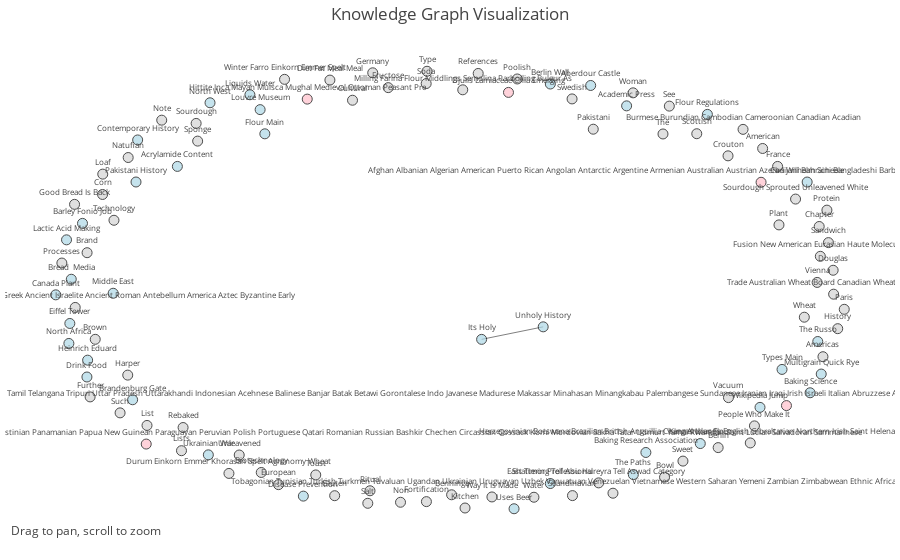

Notebook code cell kept with this figure:
### Markdown cell above
## 7. Feature 6: Knowledge Graph

Finally, we'll test the Knowledge Graph builder by feeding it all the documents we've ingested. This may take a moment.

### Code cell
display(Markdown("### Building Knowledge Graph..."))

kg_builder = KnowledgeGraphBuilder()

# 1. Get all documents from the vector store
all_docs = rag_engine.get_all_documents_for_kg()
print(f"Building KG from {len(all_docs)} total document chunks.")

# 2. Extract entities and relationships
kg_stats = kg_builder.extract_entities_and_relationships(all_docs)
print("\n--- Knowledge Graph Stats ---")
pjson(kg_stats)

# 3. Visualize the graph
if kg_stats.get('graph_nodes', 0) > 0:
    display(Markdown("### Interactive Knowledge Graph Visualization"))
    fig = kg_builder.visualize_graph_plotly()
    display(fig)
else:
    print("No nodes found for KG visualization.")

### Figure 1 — Plotly figure (JSON) as saved in the notebook; plotly's stock layout.template omitted (floating-point values rounded to 4 significant figures)
{"data": [{"hoverinfo": "none", "line": {"color": "gray", "width": 1}, "mode": "lines", "showlegend": false, "type": "scatter", "x": [0.08181, 0.2377, null], "y": [-0.2249, -0.1682, null]}, {"hoverinfo": "text", "hovertext": ["Type<br>Type: concept", "Afghan Albanian Algerian American Puerto Rican Angolan Antarctic Argentine Armenian Australian Austrian Azerbaijani Bahraini Bangladeshi Barbadian Belarusian Belgian Belizean Beninese Bhutanese Bolivian Bosnian<br>Type: date", "Lists<br>Type: concept", "Loaf<br>Type: concept", "Swedish<br>Type: concept", "Note<br>Type: concept", "People Who Make It<br>Type: concept", "List<br>Type: concept", "Acrylamide Content<br>Type: person", "Toast<br>Type: concept", "Water<br>Type: concept", "Its Holy<br>Type: person", "Soda<br>Type: concept", "Brand<br>Type: concept", "Kitchen<br>Type: concept", "Shattering Tell Abu Hureyra Tell Aswad Category<br>Type: concept", "North West<br>Type: person", "Carl Wilhelm Scheele<br>Type: person", "European<br>Type: concept", "Wheat<br>Type: concept", "Bread  Media<br>Type: person", "Contemporary History<br>Type: person", "Sponge<br>Type: concept", "Flour Main<br>Type: person", "Way It Is Made<br>Type: concept", "Protein<br>Type: concept", "Burmese Burundian Cambodian Cameroonian Canadian Acadian<br>Type: concept", "References<br>Type: concept", "Such<br>Type: concept", "North Africa<br>Type: person", "Unleavened<br>Type: concept", "The Russo<br>Type: person", "Technology<br>Type: concept", "Sourdough<br>Type: concept", "Winter Farro Einkorn Emmer Spelt<br>Type: concept", "Sweet<br>Type: concept", "Good Bread Is Back<br>Type: concept", "Scottish<br>Type: concept", "Bowl<br>Type: concept", "Fortification<br>Type: concept", "Sourdough Sprouted Unleavened White<br>Type: concept", "Salt<br>Type: concept", "Rebaked<br>Type: concept", "Crouton<br>Type: concept", "Trade Australian Wheat Board Canadian Wheat Board Corn<br>Type: concept", "Corn<br>Type: concept", "Unholy History<br>Type: person", "Vienna<br>Type: concept", "Pakistani<br>Type: concept", "Mongolian Montenegrin Moroccan Mozambican Namibian Nauruan Nepalese New Zealand Nicaraguan Niger Nigerian Niuean Norwegian Omani Pakistani Palestinian Panamanian Papua New Guinean Paraguayan Peruvian Polish Portuguese Qatari Romanian Russian Bashkir Chechen Circassian Cossack Komi Mordovian Sakha Tatar Udmurt Yamal Rwandan Saint Lucian Salvadoran Sammarinese<br>Type: date", "Lactic Acid Making<br>Type: person", "Middle East<br>Type: person", "Americas<br>Type: concept", "Fructose<br>Type: concept", "Durum Einkorn Emmer Khorasan Spelt Agronomy Wheat<br>Type: concept", "Ukrainian War<br>Type: person", "American<br>Type: concept", "Poolish<br>Type: concept", "Berlin<br>Type: concept", "Douglas<br>Type: concept", "Woman<br>Type: concept", "Gluten<br>Type: concept", "Brown<br>Type: concept", "See<br>Type: concept", "Canada Plant<br>Type: person", "Ritual<br>Type: concept", "Heinrich Eduard<br>Type: person", "History<br>Type: concept", "Milling Farina Flour Middlings Semolina Parboiling Bulgur As<br>Type: concept", "Germany<br>Type: concept", "Multigrain Quick Rye<br>Type: person", "Baking Research Association<br>Type: person", "Disease Prevention<br>Type: person", "Vacuum<br>Type: concept", "Drink Food<br>Type: person", "Bissauan Guinean Guyana Haitian Honduran Hungarian Icelandic Indian Andhra Arunachali Assamese Bengali Bihari Chhattisgarhi Goan Gujarati Haryanvi Kashmiri Jharkhandi Karnataka Kerala Maharashtrian Manipuri Meghalayan Mizo Naga Odia Punjabi Rajasthani Sikkimese Sindhi Tamil Telangana Tripuri Uttar Pradesh Uttarakhandi Indonesian Acehnese Balinese Banjar Batak Betawi Gorontalese Indo Javanese Madurese Makassar Minahasan Minangkabau Palembangese Sundanese Iranian Iraqi Irish Israeli Italian Abruzzese Apulian Emilian Ligurian Lombard Lucanian Neapolitan Piedmontese Roman Sardinian Sicilian Tuscan Venetian Ivorian Jamaican Japanese Okinawan Jordanian Kazakh Kenyan Korean North Korean South Korean Kosovan Kuwaiti Kyrgyz Lao Latvian Lebanese Lesotho Liberian Libyan Liechtensteiner Lithuanian Luxembourgish Macedonian Malagasy Malawian Malaysian Sabahan Sarawakian Maldivian Malian Maltese Marshallese Mauritanian Mauritian Mexican Moldovan<br>Type: date", "Sikh Historical Ancient Egyptian Ancient Greek Ancient Israelite Ancient Roman Antebellum America Aztec Byzantine Early<br>Type: concept", "Baking Science<br>Type: person", "Academic Press<br>Type: person", "Louvre Museum<br>Type: person", "Cultural<br>Type: concept", "Plant<br>Type: concept", "Natufian<br>Type: concept", "Biotechnology<br>Type: concept", "Processes<br>Type: concept", "Tobagonian Tunisian Turkish Turkmen Tuvaluan Ugandan Ukrainian Uruguayan Uzbek Vanuatuan Venezuelan Vietnamese Western Saharan Yemeni Zambian Zimbabwean Ethnic African American Ainu Arab Arab<br>Type: concept", "Benninga<br>Type: concept", "The Paths<br>Type: person", "Types Main<br>Type: person", "Herzegovinian Botswana Brazilian British Anguillia Channel Islands English Gibraltarian Northern Irish Saint Helena Scottish Welsh Bruneian Bulgarian<br>Type: concept", "Non<br>Type: concept", "Flour Regulations<br>Type: person", "Pakistani History<br>Type: person", "Fusion New American Eurasian Haute Molecular<br>Type: concept", "East Timor Professional<br>Type: person", "Liquids Water<br>Type: person", "Sandwich<br>Type: concept", "Harper<br>Type: concept", "Aberdour Castle<br>Type: person", "France<br>Type: concept", "Scandinavian<br>Type: concept", "Diet Fat Meal Meal<br>Type: concept", "Uses Beer<br>Type: person", "Barley Fonio Job<br>Type: person", "Further<br>Type: concept", "Djulis Lamiaceae Chia Emerging<br>Type: date", "King Arthur Flour<br>Type: person", "Wikipedia Jump<br>Type: person", "Hittite Inca Mayan Muisca Mughal Medieval Ottoman Peasant Pre<br>Type: date", "Berlin Wall<br>Type: person", "The<br>Type: concept", "Eiffel Tower<br>Type: person", "Brandenburg Gate<br>Type: person", "Paris<br>Type: concept", "Chapter<br>Type: concept"], "marker": {"color": ["lightgray", "pink", "lightgray", "lightgray", "lightgray", "lightgray", "lightgray", "lightgray", "lightblue", "lightgray", "lightgray", "lightblue", "lightgray", "lightgray", "lightgray", "lightgray", "lightblue", "lightblue", "lightgray", "lightgray", "lightblue", "lightblue", "lightgray", "lightblue", "lightgray", "lightgray", "lightgray", "lightgray", "lightgray", "lightblue", "lightgray", "lightblue", "lightgray", "lightgray", "lightgray", "lightgray", "lightgray", "lightgray", "lightgray", "lightgray", "lightgray", "lightgray", "lightgray", "lightgray", "lightgray", "lightgray", "lightblue", "lightgray", "lightgray", "pink", "lightblue", "lightblue", "lightgray", "lightgray", "lightgray", "lightblue", "lightgray", "lightgray", "lightgray", "lightgray", "lightgray", "lightgray", "lightgray", "lightgray", "lightblue", "lightgray", "lightblue", "lightgray", "lightgray", "lightgray", "lightblue", "lightblue", "lightblue", "lightgray", "lightblue", "pink", "lightgray", "lightblue", "lightblue", "lightblue", "lightgray", "lightgray", "lightgray", "lightgray", "lightgray", "lightgray", "lightgray", "lightblue", "lightblue", "lightgray", "lightgray", "lightblue", "lightblue", "lightgray", "lightblue", "lightblue", "lightgray", "lightgray", "lightblue", "lightgray", "lightgray", "lightgray", "lightblue", "lightblue", "lightgray", "pink", "lightblue", "lightblue", "pink", "lightblue", "lightgray", "lightblue", "lightblue", "lightgray", "lightgray"], "line": {"color": "black", "width": 1}, "size": [10, 10, 10, 10, 10, 10, 10, 10, 10, 10, 10, 10, 10, 10, 10, 10, 10, 10, 10, 10, 10, 10, 10, 10, 10, 10, 10, 10, 10, 10, 10, 10, 10, 10, 10, 10, 10, 10, 10, 10, 10, 10, 10, 10, 10, 10, 10, 10, 10, 10, 10, 10, 10, 10, 10, 10, 10, 10, 10, 10, 10, 10, 10, 10, 10, 10, 10, 10, 10, 10, 10, 10, 10, 10, 10, 10, 10, 10, 10, 10, 10, 10, 10, 10, 10, 10, 10, 10, 10, 10, 10, 10, 10, 10, 10, 10, 10, 10, 10, 10, 10, 10, 10, 10, 10, 10, 10, 10, 10, 10, 10, 10, 10, 10, 10]}, "mode": "markers+text", "showlegend": false, "text": ["Type", "Afghan Albanian Algerian American Puerto Rican Angolan Antarctic Argentine Armenian Australian Austrian Azerbaijani Bahraini Bangladeshi Barbadian Belarusian Belgian Belizean Beninese Bhutanese Bolivian Bosnian", "Lists", "Loaf", "Swedish", "Note", "People Who Make It", "List", "Acrylamide Content", "Toast", "Water", "Its Holy", "Soda", "Brand", "Kitchen", "Shattering Tell Abu Hureyra Tell Aswad Category", "North West", "Carl Wilhelm Scheele", "European", "Wheat", "Bread  Media", "Contemporary History", "Sponge", "Flour Main", "Way It Is Made", "Protein", "Burmese Burundian Cambodian Cameroonian Canadian Acadian", "References", "Such", "North Africa", "Unleavened", "The Russo", "Technology", "Sourdough", "Winter Farro Einkorn Emmer Spelt", "Sweet", "Good Bread Is Back", "Scottish", "Bowl", "Fortification", "Sourdough Sprouted Unleavened White", "Salt", "Rebaked", "Crouton", "Trade Australian Wheat Board Canadian Wheat Board Corn", "Corn", "Unholy History", "Vienna", "Pakistani", "Mongolian Montenegrin Moroccan Mozambican Namibian Nauruan Nepalese New Zealand Nicaraguan Niger Nigerian Niuean Norwegian Omani Pakistani Palestinian Panamanian Papua New Guinean Paraguayan Peruvian Polish Portuguese Qatari Romanian Russian Bashkir Chechen Circassian Cossack Komi Mordovian Sakha Tatar Udmurt Yamal Rwandan Saint Lucian Salvadoran Sammarinese", "Lactic Acid Making", "Middle East", "Americas", "Fructose", "Durum Einkorn Emmer Khorasan Spelt Agronomy Wheat", "Ukrainian War", "American", "Poolish", "Berlin", "Douglas", "Woman", "Gluten", "Brown", "See", "Canada Plant", "Ritual", "Heinrich Eduard", "History", "Milling Farina Flour Middlings Semolina Parboiling Bulgur As", "Germany", "Multigrain Quick Rye", "Baking Research Association", "Disease Prevention", "Vacuum", "Drink Food", "Bissauan Guinean Guyana Haitian Honduran Hungarian Icelandic Indian Andhra Arunachali Assamese Bengali Bihari Chhattisgarhi Goan Gujarati Haryanvi Kashmiri Jharkhandi Karnataka Kerala Maharashtrian Manipuri Meghalayan Mizo Naga Odia Punjabi Rajasthani Sikkimese Sindhi Tamil Telangana Tripuri Uttar Pradesh Uttarakhandi Indonesian Acehnese Balinese Banjar Batak Betawi Gorontalese Indo Javanese Madurese Makassar Minahasan Minangkabau Palembangese Sundanese Iranian Iraqi Irish Israeli Italian Abruzzese Apulian Emilian Ligurian Lombard Lucanian Neapolitan Piedmontese Roman Sardinian Sicilian Tuscan Venetian Ivorian Jamaican Japanese Okinawan Jordanian Kazakh Kenyan Korean North Korean South Korean Kosovan Kuwaiti Kyrgyz Lao Latvian Lebanese Lesotho Liberian Libyan Liechtensteiner Lithuanian Luxembourgish Macedonian Malagasy Malawian Malaysian Sabahan Sarawakian Maldivian Malian Maltese Marshallese Mauritanian Mauritian Mexican Moldovan", "Sikh Historical Ancient Egyptian Ancient Greek Ancient Israelite Ancient Roman Antebellum America Aztec Byzantine Early", "Baking Science", "Academic Press", "Louvre Museum", "Cultural", "Plant", "Natufian", "Biotechnology", "Processes", "Tobagonian Tunisian Turkish Turkmen Tuvaluan Ugandan Ukrainian Uruguayan Uzbek Vanuatuan Venezuelan Vietnamese Western Saharan Yemeni Zambian Zimbabwean Ethnic African American Ainu Arab Arab", "Benninga", "The Paths", "Types Main", "Herzegovinian Botswana Brazilian British Anguillia Channel Islands English Gibraltarian Northern Irish Saint Helena Scottish Welsh Bruneian Bulgarian", "Non", "Flour Regulations", "Pakistani History", "Fusion New American Eurasian Haute Molecular", "East Timor Professional", "Liquids Water", "Sandwich", "Harper", "Aberdour Castle", "France", "Scandinavian", "Diet Fat Meal Meal", "Uses Beer", "Barley Fonio Job", "Further", "Djulis Lamiaceae Chia Emerging", "King Arthur Flour", "Wikipedia Jump", "Hittite Inca Mayan Muisca Mughal Medieval Ottoman Peasant Pre", "Berlin Wall", "The", "Eiffel Tower", "Brandenburg Gate", "Paris", "Chapter"], "textfont": {"size": 8}, "textposition": "top center", "type": "scatter", "x": [-0.05641, 0.7894, -0.6781, -0.8775, 0.3108, -0.7281, 0.7726, -0.7654, -0.6885, -0.3382, 0.2143, 0.08181, -0.05856, -0.9172, 0.03982, 0.3781, -0.6058, 0.9061, -0.4325, 0.8989, -0.9571, -0.7891, -0.6372, -0.4671, 0.1079, 0.9561, 0.7437, 0.07315, -0.8336, -0.9632, -0.5319, 0.933, -0.8491, -0.641, -0.4171, 0.5916, -0.9489, 0.6266, 0.545, -0.05794, 0.8767, -0.2064, -0.6741, 0.7057, 0.9731, -0.878, 0.2377, 0.9313, 0.3645, -0.7674, -0.9692, -0.8511, 0.9461, -0.1547, -0.5579, -0.6101, 0.7934, 0.172, 0.6807, 0.9719, 0.4654, -0.2902, -0.8965, 0.5571, -0.9965, -0.2008, -0.9158, 0.9835, 0.03404, -0.1939, 0.9417, 0.4977, -0.3696, 0.7068, -0.9175, 0.8537, -0.9472, 0.9135, 0.4489, -0.479, -0.2451, 0.8347, -0.8131, -0.4762, -0.981, 0.4144, 0.005811, 0.466, 0.8424, 0.7621, -0.1235, 0.6535, -0.7932, 0.9394, 0.2557, -0.5049, 0.96, -0.8142, 0.358, 0.8312, 0.3119, -0.3023, 0.1639, -0.9288, -0.9094, 0.1499, 0.6355, 0.7867, -0.3597, 0.2558, 0.5411, -0.9608, -0.8018, 1, 0.9366], "y": [0.9893, 0.4864, -0.729, 0.5234, 0.864, 0.7677, -0.6167, -0.6146, 0.5584, -0.8388, -0.9398, -0.2249, 0.9334, 0.1676, -0.9885, -0.8748, 0.8465, 0.4875, -0.8828, -0.1245, 0.04739, 0.6782, 0.6729, 0.7059, -0.9385, 0.3604, 0.7261, 0.9793, -0.5577, -0.2433, -0.7486, -0.2346, 0.3144, 0.7531, 0.9526, -0.7762, 0.3865, 0.7063, -0.8492, -0.9597, 0.4104, -0.9672, -0.6241, 0.6062, -0.02027, 0.4313, -0.1682, 0.033, 0.7269, -0.699, 0.2258, -0.01609, -0.3034, 0.915, -0.8319, -0.7478, 0.6395, 0.9543, -0.715, 0.08805, 0.8915, -0.9328, -0.2247, 0.8314, -0.02328, -0.9105, -0.319, -0.1764, 0.9052, 0.9822, -0.382, -0.7371, -0.9347, -0.4886, -0.3953, -0.5248, -0.08025, -0.4667, 0.8325, 0.8155, 0.858, 0.2935, 0.5985, -0.8277, 0.1207, -0.9216, -0.9287, -0.8373, -0.361, -0.6939, -0.9625, 0.7939, 0.4877, 0.1512, -0.8778, 0.8828, 0.2133, -0.3867, 0.9249, 0.5582, -0.9324, 0.9492, -0.9919, 0.3004, -0.4854, 0.8935, -0.6967, -0.5328, 0.8631, 0.9315, 0.7052, -0.1529, -0.4983, -0.0888, 0.2863]}], "layout": {"annotations": [{"showarrow": false, "text": "Drag to pan, scroll to zoom", "x": 0.005, "xref": "paper", "y": -0.002, "yref": "paper"}], "hovermode": "closest", "margin": {"b": 20, "l": 5, "r": 5, "t": 40}, "plot_bgcolor": "white", "showlegend": false, "title": {"text": "Knowledge Graph Visualization"}, "xaxis": {"showgrid": false, "showticklabels": false, "zeroline": false}, "yaxis": {"showgrid": false, "showticklabels": false, "zeroline": false}}}
